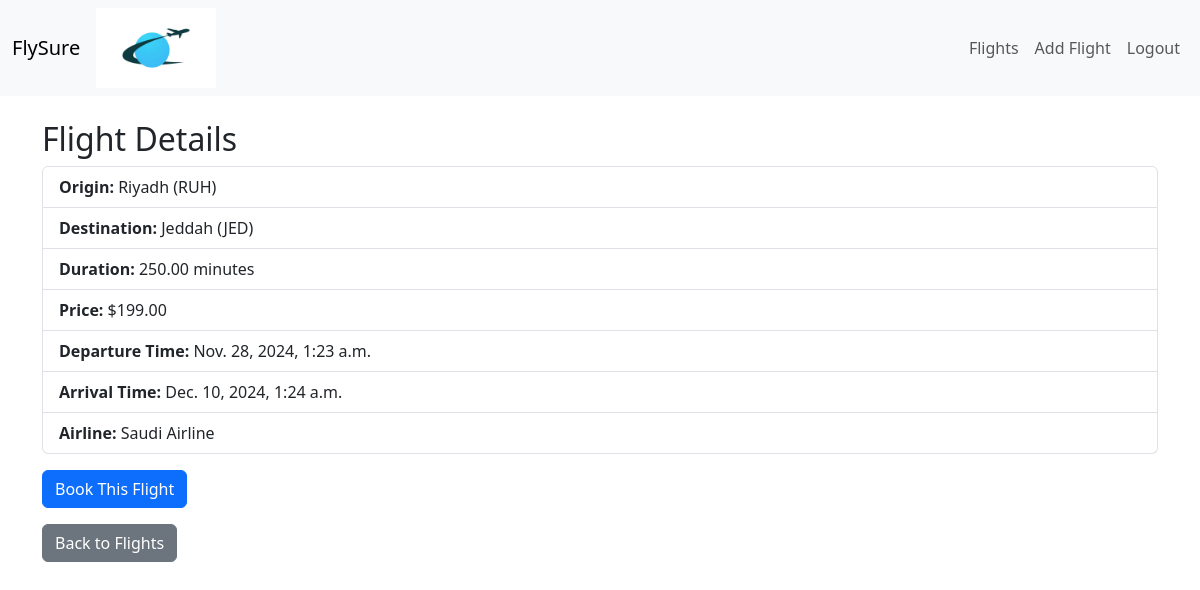
/flight/6/ (signed in), run on the app's committed database.
### flights/models.py (models this page shows, shortened)
class Flight(models.Model):
    origin = models.ForeignKey(Airport, on_delete=models.CASCADE, related_name="departures")
    destination = models.ForeignKey(Airport, on_delete=models.CASCADE, related_name="arrivals")
    duration = models.DecimalField(max_digits=10, decimal_places=2, default="250") #In minutes
    price = models.DecimalField(max_digits=10, decimal_places=2,null=True)
    departure_time = models.DateTimeField(null=True)
    arrival_time = models.DateTimeField(null=True)
    airline = models.CharField(max_length=64, null=True)

class Airport(models.Model):
    code = models.CharField(max_length = 3)
    city = models.CharField(max_length = 64)
    def __str__(self):
        return f"{self.city} ({self.code})"

### flights/views.py (the view)
# urls.py: path("flight/<int:flight_id>/", views.flight_detail, name="flight_detail"),
@login_required
def flight_detail(request, flight_id):
    flight = get_object_or_404(Flight, id=flight_id)
    passenger, created = Passenger.objects.get_or_create(username=request.user.username)
    already_booked = passenger.flights.filter(id=flight_id).exists()
    if request.method == "POST" and not already_booked:
        passenger.flights.add(flight)
        return redirect("flight_detail", flight_id=flight.id)
    return render(request, "flights/flight_detail.html", {
        "flight": flight,
        "already_booked": already_booked
    })

### flights/templates/flights/flight_detail.html (shortened to what this page needs)
{% extends "flights/base.html" %}
{% block content %}
<h2>Flight Details</h2>
<ul class="list-group">
    <li class="list-group-item"><strong>Origin:</strong> {{ flight.origin }}</li>
    <li class="list-group-item"><strong>Destination:</strong> {{ flight.destination }}</li>
    <li class="list-group-item"><strong>Duration:</strong> {{ flight.duration }} minutes</li>
    <li class="list-group-item"><strong>Price:</strong> ${{ flight.price }}</li>
    <li class="list-group-item"><strong>Departure Time:</strong> {{ flight.departure_time }}</li>
    <li class="list-group-item"><strong>Arrival Time:</strong> {{ flight.arrival_time }}</li>
    <li class="list-group-item"><strong>Airline:</strong> {{ flight.airline }}</li>
</ul>
{% if already_booked %}
    <p class="text-success mt-3">You have already booked this flight.</p>
{% else %}
    <form method="post" class="mt-3">
        <button type="submit" class="btn btn-primary">Book This Flight</button>
    </form>
{% endif %}
<a href="{% url 'flights_list' %}" class="btn btn-secondary mt-3">Back to Flights</a>
{% endblock %}

### data on the page
Flight: origin "Riyadh (RUH)", destination "Jeddah (JED)", duration "250.00", price "199.00", departure_time "Nov. 28, 2024, 1:23 a.m.", arrival_time "Dec. 10, 2024, 1:24 a.m.", airline "Saudi Airline"
